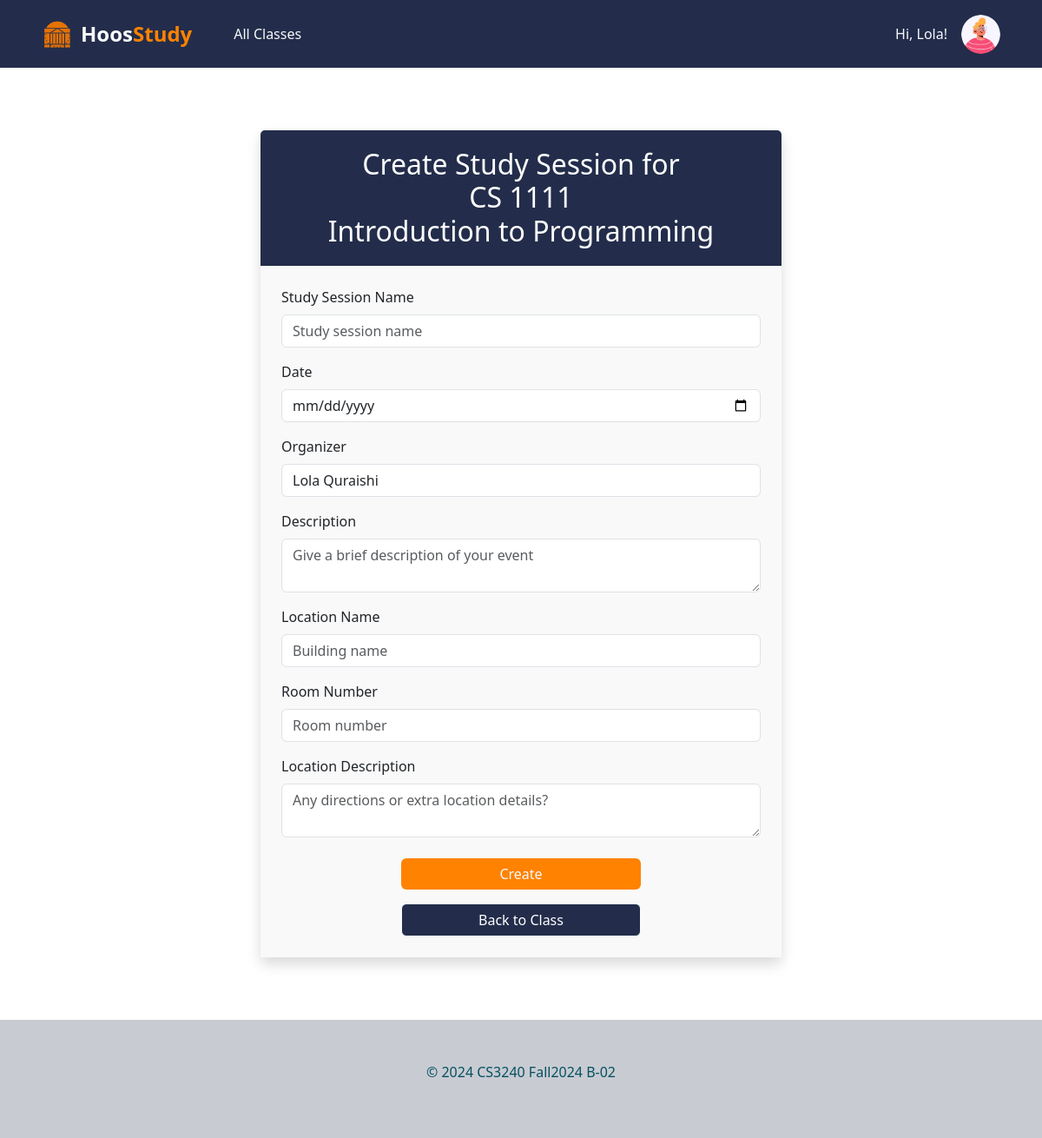
The app's page /course/157/create-study-session/ (signed in) with its own data.
### hoos_study_app/models.py (models this page shows, shortened)
class User(AbstractUser):
    YEAR_CHOICES = [
        ('1', 'First Year'),
        ('2', 'Second Year'),
        ('3', 'Third Year'),
        ('4', 'Fourth Year'),
    ]
    is_pma_admin = models.BooleanField(default=False)
    year = models.CharField(max_length=1, choices=YEAR_CHOICES,  null=True, blank=True)
    profile_picture = models.ImageField(
        upload_to='profile_pictures/', null=True, blank=True,
        validators=[validate_file_extension, validate_file_size],
        default=random_profile_picture
    )

class Course(models.Model):
    mnemonic = models.CharField(max_length=4, default="GEN")
    number = models.IntegerField(default=1000)
    title = models.CharField(max_length=100, default="HOOS")
    students = models.ManyToManyField(User, related_name="courses", blank=True)
    semester = models.CharField(max_length=20, default="N/A")

### hoos_study_app/views.py (the view)
# urls.py: path('course/<int:course_id>/create-study-session/', views.create_study_session, name='create-study-session'),
@login_required
def create_study_session(request, course_id):
    course = get_object_or_404(Course, id=course_id)
    if hasattr(request.user, 'is_pma_admin') and request.user.is_pma_admin:
        return redirect('hoos_study_app:home')
    submitted = False
    study_session = None
    if request.method == "POST":
        form = StudySessionForm(request.POST, user=request.user)
        if form.is_valid():
            study_session = form.save(commit=False)
            study_session.owner = request.user
            study_session.course_name = course
            study_session.save()
            print(reverse('hoos_study_app:course_group', kwargs={'pk': course.id}))
            return redirect(f"{reverse('hoos_study_app:course_group', kwargs={'pk': course.id})}?submitted=True")
    else:
        form = StudySessionForm(user=request.user)
    return render(request, 'hoos_study_app/create_study_session.html', {'form': form, 'submitted': submitted, 'session': study_session, 'course': course})

### hoos_study_app/templates/hoos_study_app/create_study_session.html (shortened to what this page needs)
{% extends "base.html" %}
{% block content %}
<div class="container my-5 d-flex justify-content-center">
    <div class="card border-0 shadow" style="width: 100%; max-width: 600px;">
        <div class="card-header text-white text-center" style="background-color: #232D4B; padding: 20px 0;">
            <h2 class="mb-0">
                {% if submitted %}
                Session Created!
                {% else %}
                Create Study Session for <br>{{ course.mnemonic }} {{ course.number }}</br> {{ course.title }}</br>
                {% endif %}
            </h2>
        </div>
        <div class="card-body p-4" style="background-color: #F9F9F9;">
            {% if submitted %}
                <div class="alert alert-success text-center">
                    Your Study Session was submitted and added to our database! Yay!
                </div>
             <div class="d-flex flex-column align-items-center mt-4">
                    <a href="{% url 'hoos_study_app:study_session_dashboard' course_id=request.GET.course_id session_id=request.GET.session_id %}"
                       class="btn btn-outline-light"
                       style="background-color: #232D4B; color: white; width: 50%; text-align: center;">
                        View your Study Session
                    </a>
             </div>
            {% else %}
                <form method="POST" class="needs-validation">
                    <div class="form-group mb-3">
                        <label for="name" class="form-label text-dark">Study Session Name</label>
                        {{ form.name }}
                    </div>
                    <div class="form-group mb-3">
                        <label for="date" class="form-label text-dark">Date</label>
                        {{ form.date }}
                    </div>
                    <div class="form-group mb-3">
                        <label for="created_by" class="form-label text-dark">Organizer</label>
                        {{ form.created_by }}
                    </div>
                    <div class="form-group mb-3">
                        <label for="description" class="form-label text-dark">Description</label>
                        {{ form.description }}
                    </div>
                    <div class="form-group mb-3">
                        <label for="location_name" class="form-label text-dark">Location Name</label>
                        {{ form.location_name }}
                    </div>
                    <div class="form-group mb-3">
                        <label for="room_number" class="form-label text-dark">Room Number</label>
                        {{ form.room_number }}
                    </div>
                    <div class="form-group mb-3">
                        <label for="description_of_location" class="form-label text-dark">Location Description</label>
                        {{ form.description_of_location }}
                    </div>
                    <div class="d-flex flex-column align-items-center mt-4">
                        <input type="submit" value="Create" class="btn btn-primary btn-outline-light mb-3"
                               style="background-color: #FF8200; border: none; width: 50%;">
                        <a href="{% url 'hoos_study_app:course_group' course.id %}" class="btn btn-outline-light"
                           style="background-color: #232D4B; color: white; width: 50%;">
                            Back to Class
                        </a>
                    </div>
                </form>
            {% endif %}
        </div>
    </div>
</div>
{% endblock %}

### hoos_study_app/templates/base.html (shortened to what this page needs)
<!DOCTYPE html>
<html lang="en">
<head>
    {% load static %}
    <link rel="stylesheet" href="{% static 'hoos_study_app/css/styles.css' %}">
    <link href="https://cdn.jsdelivr.net/npm/bootstrap@5.3.3/dist/css/bootstrap.min.css" rel="stylesheet"
>
    <link rel="stylesheet" href="https://cdn.jsdelivr.net/npm/bootstrap-icons@1.11.3/font/bootstrap-icons.min.css">
</head>
<body class="d-flex flex-column min-vh-100">
  <header class="navbar navbar-expand-lg py-3" style="background-color: #232D4B;">
    <nav class="container-xxl px-5">
      <div class="collapse navbar-collapse text-light" id="navbarToggler">
        <a class="navbar-brand d-flex align-items-center me-5 fw-bold text-light" href="{% url 'hoos_study_app:home' %}" style="text-decoration: none;">
            <img src="{% static 'hoos_study_app/img/rotundaIcon.png' %}"
                alt="Rotunda Icon"
                style="width: 35px; height: 35px; margin-right: 10px;">
            <span style="font-size: 1.5rem; font-weight: bold;">Hoos<span style="color: #FF8200;">Study</span></span>
        </a>
        <a class="nav-link me-4" href="{% url 'hoos_study_app:class-list' %}">
          All Classes
        </a>
      </div>
      <div class="ms-auto">
        {% if user.is_authenticated %}
        <div class="d-flex align-items-center text-light">
          <p class="me-3 mb-0">Hi, {{ user.first_name }}!</p>
          <div id="profile-picture-dropdown" class="nav-item dropdown">
            <a class="nav-link dropdown-toggle" href="#" role="button" data-bs-toggle="dropdown" aria-expanded="false">
              <img id="profile-picture"
                 class="rounded-circle"
                 src="{% if user.profile_picture %}{{ user.profile_picture.url }}{% endif %}"
                 style="width: 45px; height: 45px; object-fit: cover;">
            </a>
          </div>
        </div>
        {% else %}
          <a href="{% url 'account_login' %}" class="btn btn-light">
            <i class="bi bi-box-arrow-in-right me-1"></i>
            Log In
          </a>
        {% endif %}
      </div>
    </nav>
  </header>
  {% block main %}
  <div id="content" class="container-xxl px-5 flex-grow-1 my-4 text-info-emphasis">
    {% block content %}{% endblock %}
  </div>
  {% endblock main %}
  <div class="py-5" style="background-color: #C8CBD2;">
    <footer class="container-xxl text-center text-info-emphasis">
      <p>© 2024 CS3240 Fall2024 B-02</p>
    </footer>
  </div>
</body>

### static/hoos_study_app/css/styles.css (style rules this page uses)
#profile-picture-dropdown .nav-link.dropdown-toggle::after { display: none; }

### records on screen
User: first_name "Lola", profile_picture (picture)
Course: mnemonic "CS", number "1111", title "Introduction to Programming"
